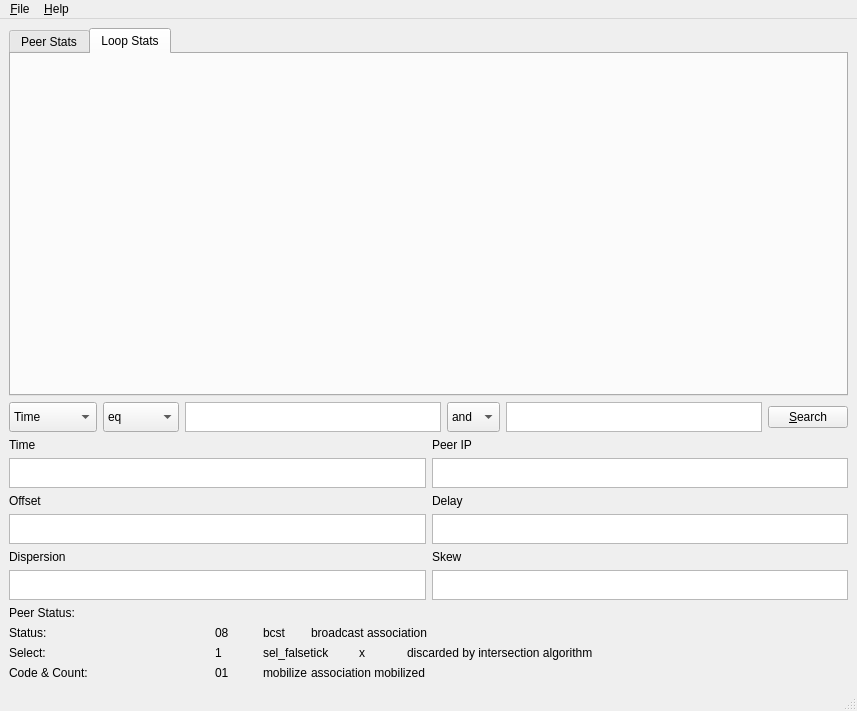
<?xml version="1.0" encoding="UTF-8"?>
<ui version="4.0">
 <class>MainWindow</class>
 <widget class="QMainWindow" name="MainWindow">
  <property name="geometry">
   <rect>
    <x>0</x>
    <y>0</y>
    <width>857</width>
    <height>711</height>
   </rect>
  </property>
  <property name="windowTitle">
   <string>NTP Veiwer &amp; Translator</string>
  </property>
  <widget class="QWidget" name="centralwidget">
   <layout class="QGridLayout" name="gridLayout">
    <item row="0" column="0">
     <layout class="QVBoxLayout" name="verticalLayout_3" stretch="2,0,0,0">
      <property name="bottomMargin">
       <number>0</number>
      </property>
      <item>
       <layout class="QHBoxLayout" name="horizontalLayout" stretch="0">
        <property name="sizeConstraint">
         <enum>QLayout::SetDefaultConstraint</enum>
        </property>
        <property name="topMargin">
         <number>0</number>
        </property>
        <item>
         <widget class="QTabWidget" name="tabWidget">
          <property name="currentIndex">
           <number>1</number>
          </property>
          <widget class="QWidget" name="tabPeerStats">
           <attribute name="title">
            <string>Peer Stats</string>
           </attribute>
           <layout class="QHBoxLayout" name="horizontalLayout_8">
            <item>
             <widget class="QListWidget" name="listNTPLog">
              <property name="sizePolicy">
               <sizepolicy hsizetype="MinimumExpanding" vsizetype="MinimumExpanding">
                <horstretch>0</horstretch>
                <verstretch>0</verstretch>
               </sizepolicy>
              </property>
              <property name="minimumSize">
               <size>
                <width>0</width>
                <height>200</height>
               </size>
              </property>
              <property name="font">
               <font>
                <pointsize>16</pointsize>
               </font>
              </property>
             </widget>
            </item>
           </layout>
          </widget>
          <widget class="QWidget" name="tabLoopStats">
           <attribute name="title">
            <string>Loop Stats</string>
           </attribute>
          </widget>
         </widget>
        </item>
       </layout>
      </item>
      <item>
       <layout class="QHBoxLayout" name="horizontalLayout_5">
        <item>
         <widget class="QComboBox" name="comboSearchItem">
          <property name="sizePolicy">
           <sizepolicy hsizetype="Preferred" vsizetype="Minimum">
            <horstretch>0</horstretch>
            <verstretch>0</verstretch>
           </sizepolicy>
          </property>
          <item>
           <property name="text">
            <string>Time</string>
           </property>
          </item>
          <item>
           <property name="text">
            <string>Peer IP</string>
           </property>
          </item>
          <item>
           <property name="text">
            <string>Offset</string>
           </property>
          </item>
          <item>
           <property name="text">
            <string>Delay</string>
           </property>
          </item>
          <item>
           <property name="text">
            <string>Dispersion</string>
           </property>
          </item>
          <item>
           <property name="text">
            <string>Skew</string>
           </property>
          </item>
         </widget>
        </item>
        <item>
         <widget class="QComboBox" name="comboComparator">
          <property name="sizePolicy">
           <sizepolicy hsizetype="Preferred" vsizetype="Minimum">
            <horstretch>0</horstretch>
            <verstretch>0</verstretch>
           </sizepolicy>
          </property>
          <item>
           <property name="text">
            <string>eq</string>
           </property>
          </item>
          <item>
           <property name="text">
            <string>gt</string>
           </property>
          </item>
          <item>
           <property name="text">
            <string>ge</string>
           </property>
          </item>
          <item>
           <property name="text">
            <string>lt</string>
           </property>
          </item>
          <item>
           <property name="text">
            <string>le</string>
           </property>
          </item>
          <item>
           <property name="text">
            <string>between</string>
           </property>
          </item>
         </widget>
        </item>
        <item>
         <widget class="QTextEdit" name="textSearchFirstItem">
          <property name="sizePolicy">
           <sizepolicy hsizetype="Preferred" vsizetype="MinimumExpanding">
            <horstretch>0</horstretch>
            <verstretch>0</verstretch>
           </sizepolicy>
          </property>
          <property name="minimumSize">
           <size>
            <width>0</width>
            <height>26</height>
           </size>
          </property>
          <property name="maximumSize">
           <size>
            <width>16777215</width>
            <height>30</height>
           </size>
          </property>
         </widget>
        </item>
        <item>
         <widget class="QComboBox" name="comboConjunction">
          <property name="sizePolicy">
           <sizepolicy hsizetype="Preferred" vsizetype="MinimumExpanding">
            <horstretch>0</horstretch>
            <verstretch>0</verstretch>
           </sizepolicy>
          </property>
          <item>
           <property name="text">
            <string>and</string>
           </property>
          </item>
         </widget>
        </item>
        <item>
         <widget class="QTextEdit" name="textSearchSecondItem">
          <property name="sizePolicy">
           <sizepolicy hsizetype="Preferred" vsizetype="MinimumExpanding">
            <horstretch>0</horstretch>
            <verstretch>0</verstretch>
           </sizepolicy>
          </property>
          <property name="maximumSize">
           <size>
            <width>16777215</width>
            <height>30</height>
           </size>
          </property>
         </widget>
        </item>
        <item>
         <widget class="QPushButton" name="pushSearch">
          <property name="sizePolicy">
           <sizepolicy hsizetype="Preferred" vsizetype="Maximum">
            <horstretch>0</horstretch>
            <verstretch>0</verstretch>
           </sizepolicy>
          </property>
          <property name="text">
           <string>&amp;Search</string>
          </property>
         </widget>
        </item>
       </layout>
      </item>
      <item>
       <layout class="QHBoxLayout" name="horizontalLayout_6">
        <item>
         <layout class="QVBoxLayout" name="verticalLayout_4">
          <item>
           <widget class="QLabel" name="label">
            <property name="sizePolicy">
             <sizepolicy hsizetype="Preferred" vsizetype="Fixed">
              <horstretch>0</horstretch>
              <verstretch>0</verstretch>
             </sizepolicy>
            </property>
            <property name="text">
             <string>Time</string>
            </property>
           </widget>
          </item>
          <item>
           <widget class="QTextEdit" name="textTime">
            <property name="sizePolicy">
             <sizepolicy hsizetype="Expanding" vsizetype="Fixed">
              <horstretch>0</horstretch>
              <verstretch>2</verstretch>
             </sizepolicy>
            </property>
            <property name="minimumSize">
             <size>
              <width>0</width>
              <height>0</height>
             </size>
            </property>
            <property name="maximumSize">
             <size>
              <width>16777215</width>
              <height>30</height>
             </size>
            </property>
           </widget>
          </item>
          <item>
           <widget class="QLabel" name="label_5">
            <property name="sizePolicy">
             <sizepolicy hsizetype="Preferred" vsizetype="Fixed">
              <horstretch>0</horstretch>
              <verstretch>0</verstretch>
             </sizepolicy>
            </property>
            <property name="text">
             <string>Offset</string>
            </property>
           </widget>
          </item>
          <item>
           <widget class="QTextEdit" name="textOffset">
            <property name="sizePolicy">
             <sizepolicy hsizetype="Expanding" vsizetype="Fixed">
              <horstretch>0</horstretch>
              <verstretch>2</verstretch>
             </sizepolicy>
            </property>
            <property name="minimumSize">
             <size>
              <width>0</width>
              <height>0</height>
             </size>
            </property>
            <property name="maximumSize">
             <size>
              <width>16777215</width>
              <height>30</height>
             </size>
            </property>
           </widget>
          </item>
          <item>
           <widget class="QLabel" name="label_7">
            <property name="sizePolicy">
             <sizepolicy hsizetype="Preferred" vsizetype="Fixed">
              <horstretch>0</horstretch>
              <verstretch>0</verstretch>
             </sizepolicy>
            </property>
            <property name="text">
             <string>Dispersion</string>
            </property>
           </widget>
          </item>
          <item>
           <widget class="QTextEdit" name="textDispersion">
            <property name="sizePolicy">
             <sizepolicy hsizetype="Expanding" vsizetype="Minimum">
              <horstretch>0</horstretch>
              <verstretch>2</verstretch>
             </sizepolicy>
            </property>
            <property name="minimumSize">
             <size>
              <width>0</width>
              <height>0</height>
             </size>
            </property>
            <property name="maximumSize">
             <size>
              <width>16777215</width>
              <height>30</height>
             </size>
            </property>
           </widget>
          </item>
         </layout>
        </item>
        <item>
         <layout class="QVBoxLayout" name="verticalLayout_5">
          <item>
           <widget class="QLabel" name="label_2">
            <property name="sizePolicy">
             <sizepolicy hsizetype="Preferred" vsizetype="Fixed">
              <horstretch>0</horstretch>
              <verstretch>0</verstretch>
             </sizepolicy>
            </property>
            <property name="text">
             <string>Peer IP</string>
            </property>
           </widget>
          </item>
          <item>
           <widget class="QTextEdit" name="textPeerIP">
            <property name="sizePolicy">
             <sizepolicy hsizetype="Expanding" vsizetype="Fixed">
              <horstretch>0</horstretch>
              <verstretch>2</verstretch>
             </sizepolicy>
            </property>
            <property name="minimumSize">
             <size>
              <width>0</width>
              <height>0</height>
             </size>
            </property>
            <property name="maximumSize">
             <size>
              <width>16777215</width>
              <height>30</height>
             </size>
            </property>
           </widget>
          </item>
          <item>
           <widget class="QLabel" name="label_6">
            <property name="sizePolicy">
             <sizepolicy hsizetype="Preferred" vsizetype="Fixed">
              <horstretch>0</horstretch>
              <verstretch>0</verstretch>
             </sizepolicy>
            </property>
            <property name="text">
             <string>Delay</string>
            </property>
           </widget>
          </item>
          <item>
           <widget class="QTextEdit" name="textDelay">
            <property name="sizePolicy">
             <sizepolicy hsizetype="Expanding" vsizetype="Fixed">
              <horstretch>0</horstretch>
              <verstretch>0</verstretch>
             </sizepolicy>
            </property>
            <property name="minimumSize">
             <size>
              <width>0</width>
              <height>0</height>
             </size>
            </property>
            <property name="maximumSize">
             <size>
              <width>16777215</width>
              <height>30</height>
             </size>
            </property>
           </widget>
          </item>
          <item>
           <widget class="QLabel" name="label_8">
            <property name="sizePolicy">
             <sizepolicy hsizetype="Preferred" vsizetype="Fixed">
              <horstretch>0</horstretch>
              <verstretch>0</verstretch>
             </sizepolicy>
            </property>
            <property name="text">
             <string>Skew</string>
            </property>
           </widget>
          </item>
          <item>
           <widget class="QTextEdit" name="textSkew">
            <property name="sizePolicy">
             <sizepolicy hsizetype="Expanding" vsizetype="Minimum">
              <horstretch>0</horstretch>
              <verstretch>0</verstretch>
             </sizepolicy>
            </property>
            <property name="minimumSize">
             <size>
              <width>0</width>
              <height>0</height>
             </size>
            </property>
            <property name="maximumSize">
             <size>
              <width>16777215</width>
              <height>30</height>
             </size>
            </property>
           </widget>
          </item>
         </layout>
        </item>
       </layout>
      </item>
      <item>
       <layout class="QHBoxLayout" name="horizontalLayout_7">
        <item>
         <layout class="QVBoxLayout" name="verticalLayout_6">
          <item>
           <widget class="QLabel" name="label_3">
            <property name="sizePolicy">
             <sizepolicy hsizetype="Preferred" vsizetype="Fixed">
              <horstretch>0</horstretch>
              <verstretch>0</verstretch>
             </sizepolicy>
            </property>
            <property name="text">
             <string>Peer Status:</string>
            </property>
           </widget>
          </item>
          <item>
           <layout class="QVBoxLayout" name="verticalLayout_2" stretch="0,0,0">
            <item>
             <layout class="QHBoxLayout" name="horizontalLayout_2">
              <item>
               <widget class="QLabel" name="label_17">
                <property name="maximumSize">
                 <size>
                  <width>200</width>
                  <height>16777215</height>
                 </size>
                </property>
                <property name="text">
                 <string>Status:</string>
                </property>
               </widget>
              </item>
              <item>
               <widget class="QLabel" name="labelFirstByte">
                <property name="minimumSize">
                 <size>
                  <width>0</width>
                  <height>0</height>
                 </size>
                </property>
                <property name="text">
                 <string>08	bcst	broadcast association</string>
                </property>
               </widget>
              </item>
             </layout>
            </item>
            <item>
             <layout class="QHBoxLayout" name="horizontalLayout_3">
              <item>
               <widget class="QLabel" name="label_19">
                <property name="maximumSize">
                 <size>
                  <width>200</width>
                  <height>16777215</height>
                 </size>
                </property>
                <property name="text">
                 <string>Select:</string>
                </property>
               </widget>
              </item>
              <item>
               <widget class="QLabel" name="labelSecondByte">
                <property name="text">
                 <string>1	sel_falsetick	x	discarded by intersection algorithm</string>
                </property>
               </widget>
              </item>
             </layout>
            </item>
            <item>
             <layout class="QHBoxLayout" name="horizontalLayout_4">
              <item>
               <widget class="QLabel" name="label_20">
                <property name="maximumSize">
                 <size>
                  <width>200</width>
                  <height>16777215</height>
                 </size>
                </property>
                <property name="text">
                 <string>Code &amp; Count:</string>
                </property>
               </widget>
              </item>
              <item>
               <widget class="QLabel" name="labelTFByte">
                <property name="text">
                 <string>01	mobilize	association mobilized</string>
                </property>
               </widget>
              </item>
             </layout>
            </item>
           </layout>
          </item>
         </layout>
        </item>
       </layout>
      </item>
     </layout>
    </item>
   </layout>
  </widget>
  <widget class="QMenuBar" name="menubar">
   <property name="geometry">
    <rect>
     <x>0</x>
     <y>0</y>
     <width>857</width>
     <height>24</height>
    </rect>
   </property>
   <widget class="QMenu" name="menu_File">
    <property name="title">
     <string>&amp;File</string>
    </property>
    <addaction name="action_Open"/>
    <addaction name="action_Close"/>
   </widget>
   <widget class="QMenu" name="menu_Help">
    <property name="title">
     <string>&amp;Help</string>
    </property>
    <addaction name="action_About"/>
   </widget>
   <addaction name="menu_File"/>
   <addaction name="menu_Help"/>
  </widget>
  <widget class="QStatusBar" name="statusbar"/>
  <action name="action_Open">
   <property name="text">
    <string>&amp;Open</string>
   </property>
  </action>
  <action name="action_About">
   <property name="text">
    <string>&amp;About!</string>
   </property>
  </action>
  <action name="action_Close">
   <property name="text">
    <string>&amp;Close</string>
   </property>
  </action>
 </widget>
 <resources/>
 <connections>
  <connection>
   <sender>action_Close</sender>
   <signal>triggered()</signal>
   <receiver>MainWindow</receiver>
   <slot>close()</slot>
   <hints>
    <hint type="sourcelabel">
     <x>-1</x>
     <y>-1</y>
    </hint>
    <hint type="destinationlabel">
     <x>498</x>
     <y>447</y>
    </hint>
   </hints>
  </connection>
 </connections>
</ui>
